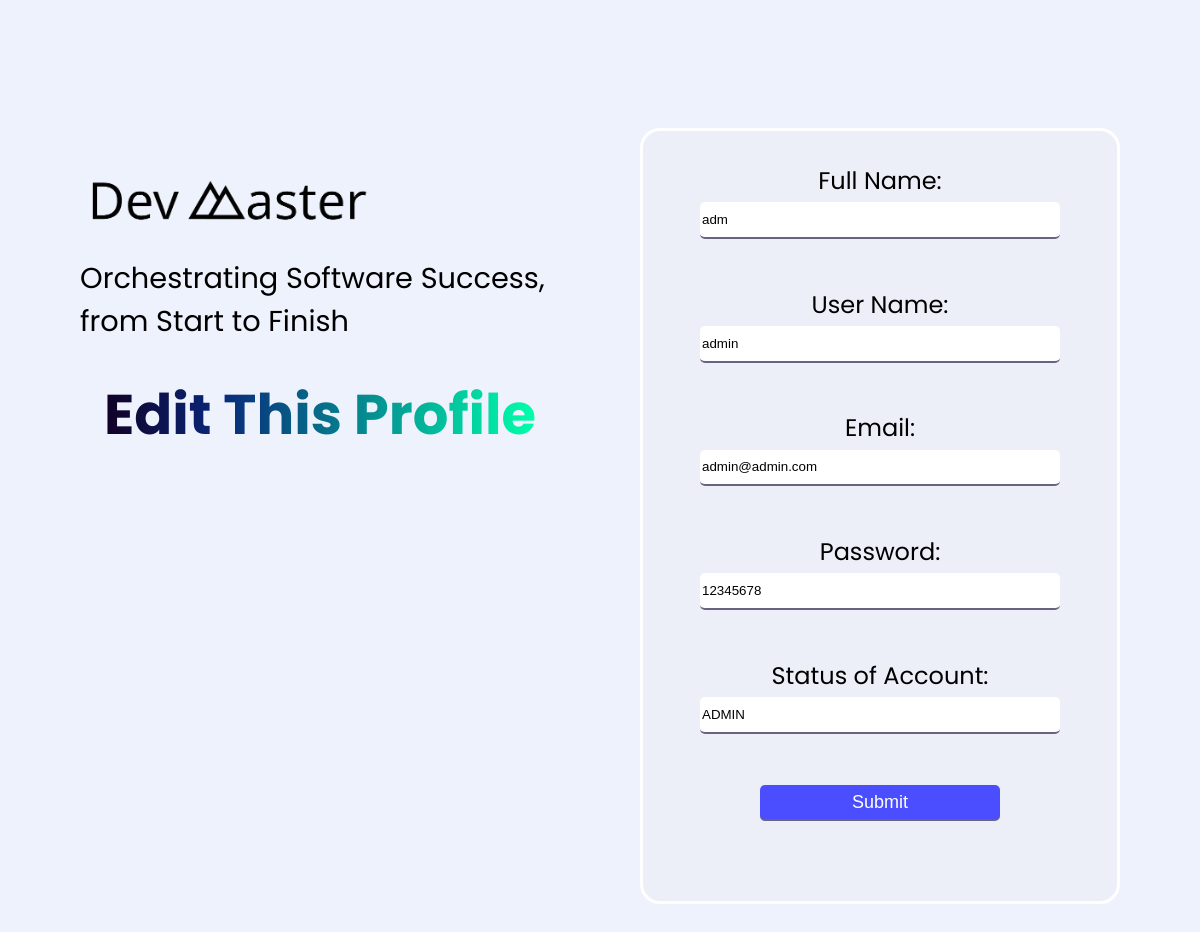
The app's page /adminUserEdit/18 (signed in) with its own data.
### home/models.py (models this page shows, shortened)
class UserDetail(models.Model):
    name = models.CharField(max_length=200)
    user_name = models.CharField(max_length=200)
    email = models.CharField(max_length=200)
    password = models.CharField(max_length=200)
    status_of_account = models.CharField(max_length=200)

### home/views.py (the view, shortened to what this page needs)
# urls.py: path('adminUserEdit/<int:pk>', views.adminUserEdit, name = "adminUserEdit"),
@login_required
def adminUserEdit(request,pk):
	det = UserDetail.objects.get(id = pk)
	di = {
		'det':det
	}
	return render(request,"home/adminUserEdit.html",di)

### home/templates/home/adminUserEdit.html (shortened to what this page needs)
{% extends "base.html" %} {% load static %}  {% block head %}
<link rel="stylesheet" type="text/css" href="{% static 'home/css/for.css'%}" />
{% endblock head %} {% block body %}
<div class="big_container poppins-regular">
  <div class="text">
    <p class="dev_head">
      <a href="{% url 'home:home' %}"
        ><img
          src="{% static 'home/img/devlogo.png'%}"
          alt=""
          width="300px" /></a
      ><br />
      Orchestrating Software Success, from Start to Finish
    </p>
    <p class="page_heading"><span class="headi"> Edit This Profile </span></p>
  </div>
  <div class="page_form">
    <form action="/adminUserEdit/" method="post">
      <div class="eleCont">
        <label for="full_name">Full Name: </label><br>
        <input
          type="text"
          name="full_name"
          id="full_name"
          value="{{det.name}}"
        />
      </div>
      <br />
      <div class="eleCont">
        <label for="user_name">User Name: </label><br>
        <input
          type="text"
          name="user_name"
          id="user_name"
          value="{{det.user_name}}"
        />
      </div>
      <br />
      <div class="eleCont">
        <label for="email">Email: </label><br>
        <input type="email" name="email" id="email" value="{{det.email}}" />
      </div>
      <br />
      <div class="eleCont">
        <label for="password">Password: </label><br>
        <input
          type="text"
          name="password"
          id="password"
          value="{{det.password}}"
        />
      </div>
      <br />
      <div class="eleCont">
        <label for="status_of_account">Status of Account: </label><br>
        <input
          type="text"
          name="status_of_account"
          id="status_of_account"
          value="{{det.status_of_account}}"
        />
      </div>
      <br />
      <input type="submit" value="Submit" id="subm" />
    </form>
    <br />
  </div>
</div>
{% endblock body %} {% comment %} {% endcomment %}

### home/static/home/css/for.css (style rules this page uses)
.poppins-regular { font-family: "Poppins", sans-serif; font-weight: 400; font-style: normal; }
* { box-sizing: border-box; }
html { scroll-behavior: smooth; }
body { padding: 0; margin: 0; background-color: #eef2fc; }
.big_container { display: flex; justify-content: space-evenly; margin: 8rem auto; }
.text { font-size: 1.8rem; width: 40vw; }
.page_form { font-size: 1.5rem; width: 40vw; text-align: center; border: 3px solid rgb(255, 255, 255); padding-top: 2rem; padding-bottom: 2rem; background-color: #a2a3a5; background-color: #eceff7; border-radius: 20px; }
input { width: 30vw; height: 2.3rem; margin-bottom: 0.8rem; border: 0px; border-bottom: 2px solid #6a637e; border-radius: 5px; }
#subm { width: 20vw; background-color: rgb(75, 78, 255); color: white; font-size: large; border-radius: 5px; }

### home/templates/home/adminUserEdit.html (style rules this page uses)
.headi { background: rgb(17, 0, 36); background: linear-gradient( 90deg, rgba(17, 0, 36, 1) 0%, rgba(9, 38, 121, 1) 26%, rgba(0, 255, 171, 1) 100% ); align-self: center; background-clip: border-box; -webkit-text-fill-color: transparent; -webkit-background-clip: text; text-align: center; font-size: 3.5rem; font-weight: bold; }
.page_heading { text-align: center; }

### records on screen
UserDetail: full_name "adm", user_name "admin", email "admin@admin.com", password "12345678", status_of_account "ADMIN"
